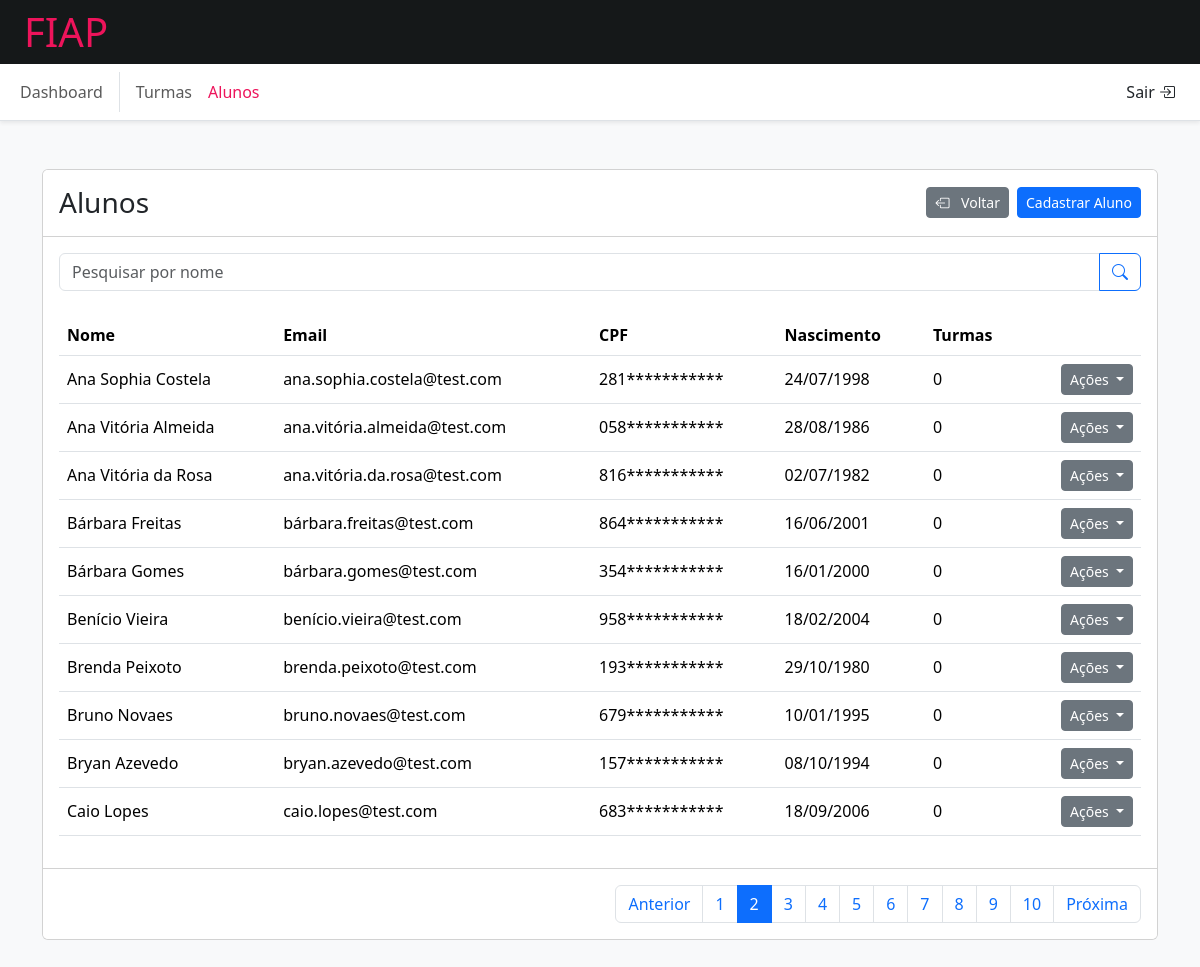
The page /admin/students?page=2 (signed in) on the database its author committed.
### tables this page shows
CREATE TABLE students
(
    id         INT AUTO_INCREMENT PRIMARY KEY,
    name       VARCHAR(255),
    email      VARCHAR(255) UNIQUE,
    password   VARCHAR(255),
    birth_date DATE,
    cpf        VARCHAR(14) UNIQUE,
    created_at TIMESTAMP DEFAULT CURRENT_TIMESTAMP(),
    INDEX (birth_date)
);

### src/Shared/Http/Response.php (called while the page is built, shortened)
<?php
class Response
{
    public function view(string $path, array $data = []): void
    {
        try {
            (new View())->render($path, $data);
        } catch (ViewNotFoundException $e) {
            $this->status(500)->view('errors/server-error', ['message' => $e->getMessage()]);
        }
    }
}

### src/Domain/Students/StudentsController.php (called while the page is built, shortened)
<?php
class StudentsController implements HasMiddlewareInterface
{
    public function index(Request $request, Response $response): void
    {
        $page = (int)$request->get('page') ?: 1;
        $search = $request->get('search');
        $response->view('students/index', [
            'students' => (new StudentsModel())->paginateWithEnrollmentsCount($page, 10, $search)
        ]);
    }
}

### src/Shared/Http/Router.php (called while the page is built, shortened)
<?php
class Router
{
    private array $routes = [];
    public function add(string $uri, string $method, array $action): void
    {
        $this->routes[$method][trim($uri, '/')] = $action;
    }
    public function run(): void
    {
        $path = parse_url(trim($_SERVER['REQUEST_URI'], '/'))['path'];
        $method = $_SERVER['REQUEST_METHOD'];
        $action = $this->routes[$method][$path] ?? ['', ''];
        [$class, $classMethod] = $action;
        $controller = new $class();
        $controller->$classMethod(new Request(), new Response());
    }
}

### public/index.php (called while the page is built, shortened)
<?php
$router = new Router();
$router->add('login', 'GET', [AuthController::class, 'login']);
$router->add('login', 'POST', [AuthController::class, 'attempt']);
$router->add('logout', 'POST', [AuthController::class, 'logout']);
$router->add('admin/dashboard', 'GET', [DashboardController::class, 'index']);
$router->add('admin/classes', 'GET', [ClassesController::class, 'index']);
$router->add('admin/classes/form', 'GET', [ClassesController::class, 'form']);
$router->add('admin/classes/create', 'POST', [ClassesController::class, 'create']);
$router->add('admin/classes/update', 'POST', [ClassesController::class, 'update']);
$router->add('admin/classes/delete', 'POST', [ClassesController::class, 'delete']);
$router->add('admin/classes/delete-enrollment', 'POST', [ClassesController::class, 'deleteEnrollment']);
$router->add('admin/classes/enroll', 'POST', [ClassesController::class, 'enroll']);
$router->add('admin/students', 'GET', [StudentsController::class, 'index']);
$router->add('admin/students/form', 'GET', [StudentsController::class, 'form']);
$router->add('admin/students/create', 'POST', [StudentsController::class, 'create']);
$router->add('admin/students/update', 'POST', [StudentsController::class, 'update']);
$router->add('admin/students/delete', 'POST', [StudentsController::class, 'delete']);
$router->add('admin/students/delete-enrollment', 'POST', [StudentsController::class, 'deleteEnrollment']);
$router->add('admin/students/enroll', 'POST', [StudentsController::class, 'enroll']);
$router->run();

### src/Shared/Database/BaseModel.php (called while the page is built, shortened)
<?php
abstract class BaseModel
{
    protected \PDO $connection;
    protected string $table;
    public function __construct()
    {
        $this->databaseDriver = new MySQLDriver();
        $this->connection = $this->databaseDriver->getConnection();
    }
    public function paginate(
        int    $page = 1,
        int    $perPage = 10,
        string $select = 'SELECT *',
        string $where = '',
        string $join = '',
        string $order = 'ORDER BY id',
        array  $params = []
    ): \stdClass
    {
        $offset = ($page - 1) * $perPage;
        $totalPages = (int)ceil($this->count($where, $params) / $perPage);
        $stmt = $this->connection->prepare("$select FROM `{$this->table}` $join $where $order LIMIT :limit OFFSET :offset");
        $stmt->bindValue(':limit', $perPage, \PDO::PARAM_INT);
        $stmt->bindValue(':offset', $offset, \PDO::PARAM_INT);
        foreach ($params as $key => $value) {
            $stmt->bindValue(":$key", $value);
        }
        $stmt->execute();
        return (object)[
            'records' => $stmt->fetchAll(),
            'currentPage' => $page,
            'totalPages' => $totalPages
        ];
    }
    public function count(string $where = '', array $params = []): int
    {
        $statement = $this->connection->prepare("SELECT COUNT(*) FROM `{$this->table}` {$where}");
        $statement->execute($params);
        return (int)$statement->fetchColumn();
    }
}

### src/Shared/Database/MySQLDriver.php (called while the page is built, shortened)
<?php
class MySQLDriver implements DatabaseDriverInterface
{
    private PDO $connection;
    public function __construct()
    {
        $env = parse_ini_file(__DIR__ . '/../../../.env');
        [$host, $port, $database, $user, $password] = [
            $env['DB_HOST'] ?? '127.0.0.1',
            $env['DB_PORT'] ?? '3306',
            $env['DB_NAME'] ?? null,
            $env['DB_USER'] ?? null,
            $env['DB_PASSWORD'] ?? ''
        ];
        try {
            $this->connection = new PDO(
                "mysql:host=$host;port=$port;dbname=$database",
                $user,
                $password,
                [
                    PDO::ATTR_ERRMODE => PDO::ERRMODE_EXCEPTION,
                    PDO::ATTR_DEFAULT_FETCH_MODE => PDO::FETCH_OBJ,
                ]
            );
        } catch (\PDOException $e) {
            (new Response())
                ->status(400)
                ->view('errors/server-error', ['message' => $e->getMessage()]);
        }
    }
    public function getConnection(): \PDO
    {
        return $this->connection;
    }
}

### src/Domain/Students/StudentsModel.php (called while the page is built, shortened)
<?php
class StudentsModel extends BaseModel
{
    public function paginateWithEnrollmentsCount(int $page = 1, int $perPage = 10, $search = ''): \stdClass
    {
        return $this->paginate(
            $page,
            $perPage,
            'SELECT students.*, (SELECT COUNT(*) FROM enrollments WHERE enrollments.student_id = students.id) AS enrollments_count',
            "WHERE students.name LIKE :search",
            '',
            'ORDER BY students.name',
            ['search' => "%$search%"],
        );
    }
}

### views/students/index.php (the view, shortened to what this page needs)
<?php include(__DIR__ . '/../layouts/admin/header.php') ?>
    <div class="container">
        <div class="card">
            <div class="card-header bg-white">
                <div class="d-flex justify-content-between align-items-center">
                    <h3>Alunos</h3>
                    <div class="d-flex justify-content-between align-items-center flex-wrap">
                        <a class="btn btn-sm btn-secondary me-2" href="/admin/dashboard">
                            <i class="bi bi-box-arrow-left me-2"></i>
                            Voltar
                        </a>
                        <a class="btn btn-sm btn-primary" href="/admin/students/form">
                            Cadastrar Aluno
                        </a>
                    </div>
                </div>
            </div>
            <div class="card-body">
                <form class="input-group mb-4" action="/admin/students" method="GET">
                    <input type="text" class="form-control" placeholder="Pesquisar por nome"
                           aria-label="Nome da turma" name="search" aria-describedby="btn-search">
                    <button class="btn btn-outline-primary" type="submit" id="btn-search">
                        <i class="bi bi-search"></i>
                    </button>
                </form>
                <table class="table">
                    <thead>
                    <tr>
                        <th>Nome</th>
                        <th>Email</th>
                        <th>CPF</th>
                        <th>Nascimento</th>
                        <th>Turmas</th>
                        <th class="w-1"></th>
                    </tr>
                    </thead>
                    <tbody>
                    <?php if (!$this->students->records) : ?>
                        <tr>
                            <td colspan="6">Nenhum registro encontrado</td>
                        </tr>
                    <?php else: ?>
                        <?php foreach ($this->students->records as $student) : ?>
                            <tr>
                                <td><?= $student->name ?></td>
                                <td><?= $student->email ?></td>
                                <td><?= substr($student->cpf, 0, 3) . str_repeat('*', strlen($student->cpf) - 3); ?></td>
                                <td><?= (new \DateTime($student->birth_date))->format('d/m/Y') ?></td>
                                <td><?= $student->enrollments_count ?></td>
                                <td class="text-end">
                                    <div class="btn-group">
                                        <button class="btn btn-secondary btn-sm dropdown-toggle" type="button"
                                                data-bs-toggle="dropdown" aria-expanded="false">
                                            Ações
                                        </button>
                                    </div>
                                </td>
                            </tr>
                        <?php endforeach; ?>
                    <?php endif; ?>
                    </tbody>
                </table>
            </div>
            <?php if ($this->students->totalPages): ?>
                <div class="card-footer d-flex justify-content-end bg-white">
                    <ul class="pagination my-auto">
                        <li class="page-item">
                            <a class="page-link <?= $this->students->currentPage === 1 ? 'disabled' : '' ?>"
                               href="/admin/students?page=<?= $this->students->currentPage - 1 ?>"
                               aria-label="Next">
                                <span aria-hidden="true">Anterior</span>
                            </a>
                        </li>
                        <?php foreach (range(1, $this->students->totalPages) as $page) : ?>
                            <li class="page-item <?= $page === $this->students->currentPage ? 'active' : '' ?>">
                                <a class="page-link" href="/admin/students?page=<?= $page ?>">
                                    <?= $page ?>
                                </a>
                            </li>
                        <?php endforeach; ?>
                        <li class="page-item">
                            <a class="page-link <?= $this->students->currentPage === $this->students->totalPages ? 'disabled' : '' ?>"
                               href="/admin/students?page=<?= $this->students->currentPage + 1 ?>"
                               aria-label="Next">
                                <span aria-hidden="true">Próxima</span>
                            </a>
                        </li>
                    </ul>
                </div>
            <?php endif; ?>
        </div>
    </div>
<?php include(__DIR__ . '/../layouts/admin/footer.php') ?>

### rows shown on the page
students: name "Ana Sophia Costela", email "ana.sophia.costela@test.com", cpf "281", cpf "***********", birth_date "24/07/1998", enrollments_count "0"
students: name "Ana Vitória Almeida", email "ana.vitória.almeida@test.com", cpf "058", cpf "***********", birth_date "28/08/1986", enrollments_count "0"
students: name "Ana Vitória da Rosa", email "ana.vitória.da.rosa@test.com", cpf "816", cpf "***********", birth_date "02/07/1982", enrollments_count "0"
students: name "Bárbara Freitas", email "bárbara.freitas@test.com", cpf "864", cpf "***********", birth_date "16/06/2001", enrollments_count "0"
students: name "Bárbara Gomes", email "bárbara.gomes@test.com", cpf "354", cpf "***********", birth_date "16/01/2000", enrollments_count "0"
students: name "Benício Vieira", email "benício.vieira@test.com", cpf "958", cpf "***********", birth_date "18/02/2004", enrollments_count "0"
students: name "Brenda Peixoto", email "brenda.peixoto@test.com", cpf "193", cpf "***********", birth_date "29/10/1980", enrollments_count "0"
students: name "Bruno Novaes", email "bruno.novaes@test.com", cpf "679", cpf "***********", birth_date "10/01/1995", enrollments_count "0"
students: name "Bryan Azevedo", email "bryan.azevedo@test.com", cpf "157", cpf "***********", birth_date "08/10/1994", enrollments_count "0"
students: name "Caio Lopes", email "caio.lopes@test.com", cpf "683", cpf "***********", birth_date "18/09/2006", enrollments_count "0"

### other values the page prints
$page "1"
$page "2"
$page "3"
$page "4"
$page "5"
$page "6"
$page "7"
$page "8"
$page "9"
$page "10"
